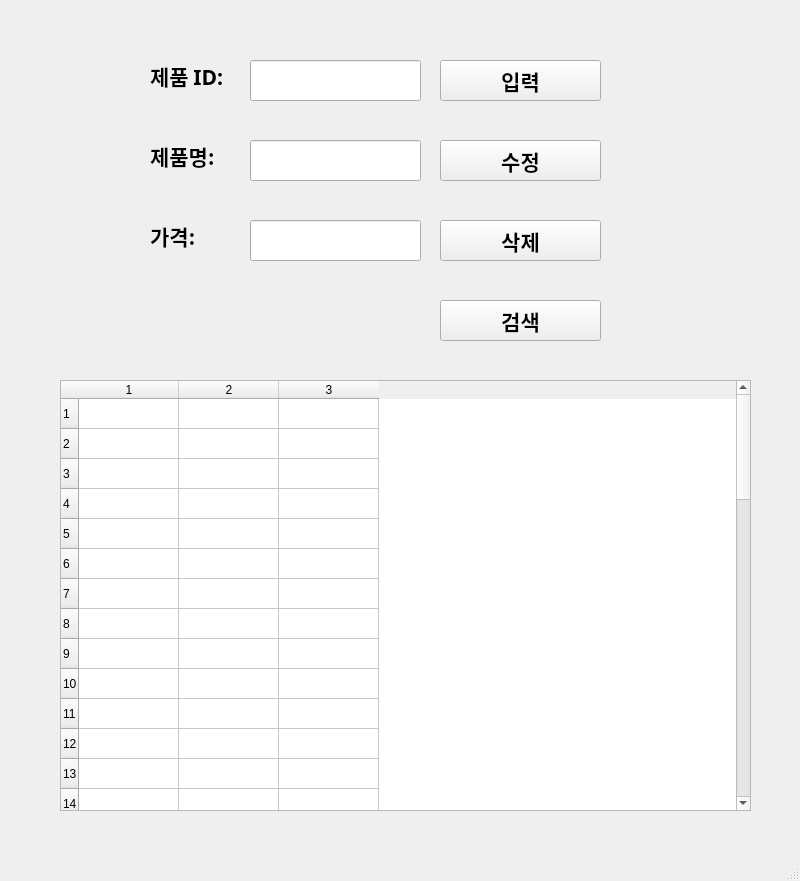
<?xml version="1.0" encoding="UTF-8"?>
<ui version="4.0">
 <class>MainWindow</class>
 <widget class="QMainWindow" name="MainWindow">
  <property name="geometry">
   <rect>
    <x>0</x>
    <y>0</y>
    <width>800</width>
    <height>881</height>
   </rect>
  </property>
  <property name="windowTitle">
   <string>MainWindow</string>
  </property>
  <widget class="QWidget" name="centralwidget">
   <widget class="QLabel" name="label">
    <property name="geometry">
     <rect>
      <x>150</x>
      <y>40</y>
      <width>101</width>
      <height>71</height>
     </rect>
    </property>
    <property name="font">
     <font>
      <family>맑은 고딕</family>
      <pointsize>16</pointsize>
      <weight>75</weight>
      <bold>true</bold>
     </font>
    </property>
    <property name="text">
     <string>제품 ID:</string>
    </property>
   </widget>
   <widget class="QLabel" name="label_2">
    <property name="geometry">
     <rect>
      <x>150</x>
      <y>120</y>
      <width>101</width>
      <height>71</height>
     </rect>
    </property>
    <property name="font">
     <font>
      <family>맑은 고딕</family>
      <pointsize>16</pointsize>
      <weight>75</weight>
      <bold>true</bold>
     </font>
    </property>
    <property name="text">
     <string>제품명:</string>
    </property>
   </widget>
   <widget class="QLabel" name="label_3">
    <property name="geometry">
     <rect>
      <x>150</x>
      <y>200</y>
      <width>101</width>
      <height>71</height>
     </rect>
    </property>
    <property name="font">
     <font>
      <family>맑은 고딕</family>
      <pointsize>16</pointsize>
      <weight>75</weight>
      <bold>true</bold>
     </font>
    </property>
    <property name="text">
     <string>가격:</string>
    </property>
   </widget>
   <widget class="QLineEdit" name="prodID">
    <property name="geometry">
     <rect>
      <x>250</x>
      <y>60</y>
      <width>171</width>
      <height>41</height>
     </rect>
    </property>
    <property name="font">
     <font>
      <family>맑은 고딕</family>
      <pointsize>16</pointsize>
      <weight>75</weight>
      <bold>true</bold>
     </font>
    </property>
   </widget>
   <widget class="QLineEdit" name="prodPrice">
    <property name="geometry">
     <rect>
      <x>250</x>
      <y>220</y>
      <width>171</width>
      <height>41</height>
     </rect>
    </property>
    <property name="font">
     <font>
      <family>맑은 고딕</family>
      <pointsize>16</pointsize>
      <weight>75</weight>
      <bold>true</bold>
     </font>
    </property>
   </widget>
   <widget class="QLineEdit" name="prodName">
    <property name="geometry">
     <rect>
      <x>250</x>
      <y>140</y>
      <width>171</width>
      <height>41</height>
     </rect>
    </property>
    <property name="font">
     <font>
      <family>맑은 고딕</family>
      <pointsize>16</pointsize>
      <weight>75</weight>
      <bold>true</bold>
     </font>
    </property>
   </widget>
   <widget class="QPushButton" name="pushButton">
    <property name="geometry">
     <rect>
      <x>440</x>
      <y>60</y>
      <width>161</width>
      <height>41</height>
     </rect>
    </property>
    <property name="font">
     <font>
      <family>맑은 고딕</family>
      <pointsize>16</pointsize>
      <weight>75</weight>
      <bold>true</bold>
     </font>
    </property>
    <property name="text">
     <string>입력</string>
    </property>
   </widget>
   <widget class="QPushButton" name="pushButton_2">
    <property name="geometry">
     <rect>
      <x>440</x>
      <y>140</y>
      <width>161</width>
      <height>41</height>
     </rect>
    </property>
    <property name="font">
     <font>
      <family>맑은 고딕</family>
      <pointsize>16</pointsize>
      <weight>75</weight>
      <bold>true</bold>
     </font>
    </property>
    <property name="text">
     <string>수정</string>
    </property>
   </widget>
   <widget class="QPushButton" name="pushButton_3">
    <property name="geometry">
     <rect>
      <x>440</x>
      <y>220</y>
      <width>161</width>
      <height>41</height>
     </rect>
    </property>
    <property name="font">
     <font>
      <family>맑은 고딕</family>
      <pointsize>16</pointsize>
      <weight>75</weight>
      <bold>true</bold>
     </font>
    </property>
    <property name="text">
     <string>삭제</string>
    </property>
   </widget>
   <widget class="QPushButton" name="pushButton_4">
    <property name="geometry">
     <rect>
      <x>440</x>
      <y>300</y>
      <width>161</width>
      <height>41</height>
     </rect>
    </property>
    <property name="font">
     <font>
      <family>맑은 고딕</family>
      <pointsize>16</pointsize>
      <weight>75</weight>
      <bold>true</bold>
     </font>
    </property>
    <property name="text">
     <string>검색</string>
    </property>
   </widget>
   <widget class="QTableWidget" name="tableWidget">
    <property name="geometry">
     <rect>
      <x>60</x>
      <y>380</y>
      <width>691</width>
      <height>431</height>
     </rect>
    </property>
    <property name="rowCount">
     <number>50</number>
    </property>
    <property name="columnCount">
     <number>3</number>
    </property>
    <row/>
    <row/>
    <row/>
    <row/>
    <row/>
    <row/>
    <row/>
    <row/>
    <row/>
    <row/>
    <row/>
    <row/>
    <row/>
    <row/>
    <row/>
    <row/>
    <row/>
    <row/>
    <row/>
    <row/>
    <row/>
    <row/>
    <row/>
    <row/>
    <row/>
    <row/>
    <row/>
    <row/>
    <row/>
    <row/>
    <row/>
    <row/>
    <row/>
    <row/>
    <row/>
    <row/>
    <row/>
    <row/>
    <row/>
    <row/>
    <row/>
    <row/>
    <row/>
    <row/>
    <row/>
    <row/>
    <row/>
    <row/>
    <row/>
    <row/>
    <column/>
    <column/>
    <column/>
   </widget>
  </widget>
  <widget class="QMenuBar" name="menubar">
   <property name="geometry">
    <rect>
     <x>0</x>
     <y>0</y>
     <width>800</width>
     <height>21</height>
    </rect>
   </property>
  </widget>
  <widget class="QStatusBar" name="statusbar"/>
 </widget>
 <resources/>
 <connections>
  <connection>
   <sender>pushButton</sender>
   <signal>clicked()</signal>
   <receiver>MainWindow</receiver>
   <slot>addProduct()</slot>
   <hints>
    <hint type="sourcelabel">
     <x>466</x>
     <y>114</y>
    </hint>
    <hint type="destinationlabel">
     <x>430</x>
     <y>135</y>
    </hint>
   </hints>
  </connection>
  <connection>
   <sender>pushButton_2</sender>
   <signal>clicked()</signal>
   <receiver>MainWindow</receiver>
   <slot>updateProduct()</slot>
   <hints>
    <hint type="sourcelabel">
     <x>476</x>
     <y>196</y>
    </hint>
    <hint type="destinationlabel">
     <x>433</x>
     <y>213</y>
    </hint>
   </hints>
  </connection>
  <connection>
   <sender>pushButton_3</sender>
   <signal>clicked()</signal>
   <receiver>MainWindow</receiver>
   <slot>removeProduct()</slot>
   <hints>
    <hint type="sourcelabel">
     <x>462</x>
     <y>270</y>
    </hint>
    <hint type="destinationlabel">
     <x>429</x>
     <y>294</y>
    </hint>
   </hints>
  </connection>
  <connection>
   <sender>pushButton_4</sender>
   <signal>clicked()</signal>
   <receiver>MainWindow</receiver>
   <slot>getProduct()</slot>
   <hints>
    <hint type="sourcelabel">
     <x>464</x>
     <y>341</y>
    </hint>
    <hint type="destinationlabel">
     <x>416</x>
     <y>371</y>
    </hint>
   </hints>
  </connection>
 </connections>
 <slots>
  <slot>addProduct()</slot>
  <slot>updateProduct()</slot>
  <slot>removeProduct()</slot>
  <slot>getProduct()</slot>
 </slots>
</ui>
